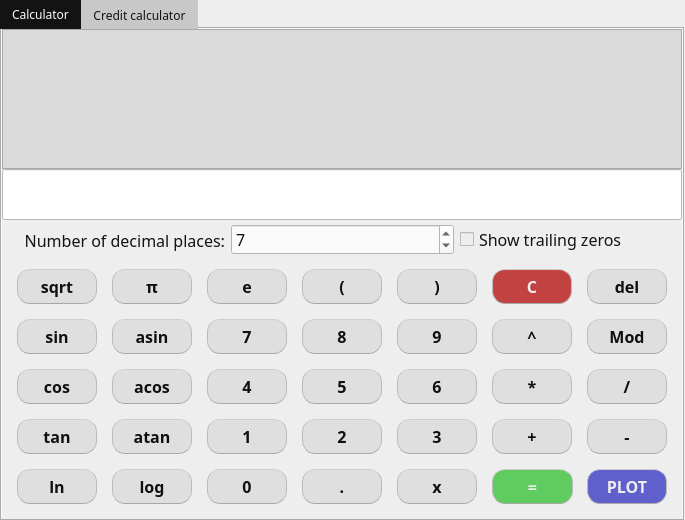
<?xml version="1.0" encoding="UTF-8"?>
<ui version="4.0">
  <class>MainWindow</class>
  <widget class="QMainWindow" name="MainWindow">
    <property name="geometry">
      <rect>
        <x>0</x>
        <y>0</y>
        <width>685</width>
        <height>520</height>
      </rect>
    </property>
    <property name="minimumSize">
      <size>
        <width>685</width>
        <height>520</height>
      </size>
    </property>
    <property name="maximumSize">
      <size>
        <width>685</width>
        <height>520</height>
      </size>
    </property>
    <property name="windowTitle">
      <string>s21_Smart_Calculator_v2.0</string>
    </property>
    <property name="styleSheet">
      <string notr="true">QWidget{
  background: #eeeeee;
  color: #131313;
}

QLineEdit{
  background: #ffffff;
  color: #131313;
}

QDoubleSpinBox{
  background: #ffffff;
  color: #131313;
}

QLabel{
  color: #131313;
}

QCheckBox{
  color: #131313;
}

QSpinBox{
  background: #fafafa;
  color: #131313;
}

QRadioButton{
  color: #131313;
}


QTextEdit{
  background-color: #dadada;
  color: #101010;
}


      </string>
    </property>
    <widget class="QWidget" name="centralwidget">
      <property name="styleSheet">
        <string notr="true"/>
      </property>
      <widget class="QTabWidget" name="tabWidget">
        <property name="geometry">
          <rect>
            <x>0</x>
            <y>0</y>
            <width>684</width>
            <height>521</height>
          </rect>
        </property>
        <property name="font">
          <font>
            <family>JetBrains Mono NL</family>
          </font>
        </property>
        <property name="styleSheet">
          <string notr="true">QTabBar::tab{
  color: #131313;
  background: #c8c8c8;
}

QTabBar::tab:selected{
  color: #fbfbfb;
  background: #131313;
}


          </string>
        </property>
        <property name="tabPosition">
          <enum>QTabWidget::North</enum>
        </property>
        <property name="tabShape">
          <enum>QTabWidget::Rounded</enum>
        </property>
        <property name="currentIndex">
          <number>0</number>
        </property>
        <widget class="QWidget" name="tab_calc">
          <property name="styleSheet">
            <string notr="true">QPushButton{
  margin: 0 0 5px;
  padding: 0 12px;
  font-size: 16px;
  font-weight: bold;
  color: #101010;
  background: #dfdfdf;
  border-width: 1px 1px 1px;
  border-style: solid;
  border-color:   #cecece #bababa #a8a8a8;
  border-radius: 13px 13px 12px 12px;
}

QPushButton::hover{
  background: #d5d5d5;
  border-top-color: #c9c9c9;
}

QPushButton::pressed{
  vertical-align: -5px;
  background: #c2c2c2;
  margin-bottom: 0;
  padding: 1px 13px 0;
  border-width: 0;
  border-radius: 15px;
}</string>
          </property>
          <attribute name="title">
            <string>Calculator</string>
          </attribute>
          <widget class="QTextEdit" name="second_display">
            <property name="geometry">
              <rect>
                <x>0</x>
                <y>0</y>
                <width>680</width>
                <height>140</height>
              </rect>
            </property>
            <property name="maximumSize">
              <size>
                <width>680</width>
                <height>140</height>
              </size>
            </property>
            <property name="font">
              <font>
                <family>JetBrains Mono NL</family>
                <pointsize>14</pointsize>
                <kerning>false</kerning>
              </font>
            </property>
            <property name="layoutDirection">
              <enum>Qt::LeftToRight</enum>
            </property>
            <property name="styleSheet">
              <string notr="true"/>
            </property>
            <property name="verticalScrollBarPolicy">
              <enum>Qt::ScrollBarAsNeeded</enum>
            </property>
            <property name="readOnly">
              <bool>true</bool>
            </property>
            <property name="html">
              <string>&lt;!DOCTYPE HTML PUBLIC &quot;-//W3C//DTD HTML 4.0//EN&quot; &quot;http://www.w3.org/TR/REC-html40/strict.dtd&quot;&gt;
&lt;html&gt;&lt;head&gt;&lt;meta name=&quot;qrichtext&quot; content=&quot;1&quot; /&gt;&lt;meta charset=&quot;utf-8&quot; /&gt;&lt;style type=&quot;text/css&quot;&gt;
p, li { white-space: pre-wrap; }
&lt;/style&gt;&lt;/head&gt;&lt;body style=&quot; font-family:'JetBrains Mono NL'; font-size:14pt; font-weight:400; font-style:normal;&quot;&gt;
&lt;p style=&quot;-qt-paragraph-type:empty; margin-top:0px; margin-bottom:0px; margin-left:0px; margin-right:0px; -qt-block-indent:0; text-indent:0px;&quot;&gt;&lt;br /&gt;&lt;/p&gt;&lt;/body&gt;&lt;/html&gt;</string>
            </property>
          </widget>
          <widget class="QPushButton" name="pushButton_sqrt">
            <property name="geometry">
              <rect>
                <x>15</x>
                <y>240</y>
                <width>80</width>
                <height>40</height>
              </rect>
            </property>
            <property name="font">
              <font>
                <family>JetBrains Mono NL</family>
                <pointsize>-1</pointsize>
                <bold>true</bold>
              </font>
            </property>
            <property name="toolTip">
              <string>&quot;Q&quot;</string>
            </property>
            <property name="text">
              <string>sqrt</string>
            </property>
            <property name="shortcut">
              <string>Q</string>
            </property>
          </widget>
          <widget class="QPushButton" name="pushButton_pi">
            <property name="geometry">
              <rect>
                <x>110</x>
                <y>240</y>
                <width>80</width>
                <height>40</height>
              </rect>
            </property>
            <property name="font">
              <font>
                <family>JetBrains Mono NL</family>
                <pointsize>-1</pointsize>
                <bold>true</bold>
              </font>
            </property>
            <property name="toolTip">
              <string>&quot;P&quot;</string>
            </property>
            <property name="text">
              <string>π</string>
            </property>
            <property name="shortcut">
              <string>P</string>
            </property>
          </widget>
          <widget class="QPushButton" name="pushButton_left_bracket">
            <property name="geometry">
              <rect>
                <x>300</x>
                <y>240</y>
                <width>80</width>
                <height>40</height>
              </rect>
            </property>
            <property name="font">
              <font>
                <family>JetBrains Mono NL</family>
                <pointsize>-1</pointsize>
                <bold>true</bold>
              </font>
            </property>
            <property name="toolTip">
              <string>&quot;(&quot;</string>
            </property>
            <property name="text">
              <string>(</string>
            </property>
            <property name="shortcut">
              <string>(</string>
            </property>
          </widget>
          <widget class="QPushButton" name="pushButton_e">
            <property name="geometry">
              <rect>
                <x>205</x>
                <y>240</y>
                <width>80</width>
                <height>40</height>
              </rect>
            </property>
            <property name="font">
              <font>
                <family>JetBrains Mono NL</family>
                <pointsize>-1</pointsize>
                <bold>true</bold>
              </font>
            </property>
            <property name="toolTip">
              <string>&quot;E&quot;</string>
            </property>
            <property name="styleSheet">
              <string notr="true"/>
            </property>
            <property name="text">
              <string>e</string>
            </property>
            <property name="shortcut">
              <string>E</string>
            </property>
          </widget>
          <widget class="QPushButton" name="pushButton_clear">
            <property name="geometry">
              <rect>
                <x>490</x>
                <y>240</y>
                <width>80</width>
                <height>40</height>
              </rect>
            </property>
            <property name="font">
              <font>
                <family>JetBrains Mono NL</family>
                <pointsize>-1</pointsize>
                <bold>true</bold>
              </font>
            </property>
            <property name="toolTip">
              <string>Delete</string>
            </property>
            <property name="styleSheet">
              <string notr="true">QPushButton
{
  margin: 0 0 5px;
  padding: 0 12px;
  font-size: 16px;
  font-weight: bold;
  color: #eeeeee;
  background: #c24242;
  border-width: 1px 1px 1px;
  border-style: solid;
  border-color:   #cecece #bababa #a8a8a8;
  border-radius: 13px 13px 12px 12px;
}

QPushButton::hover
{
  background: #cc6060;
  border-top-color: #c9c9c9;
}

QPushButton::pressed
{
  vertical-align: -5px;
  background: #993131;
  margin-bottom: 0;
  padding: 1px 13px 0;
  border-width: 0;
  border-radius: 15px;
}</string>
            </property>
            <property name="text">
              <string>C</string>
            </property>
            <property name="shortcut">
              <string>Del</string>
            </property>
          </widget>
          <widget class="QPushButton" name="pushButton_right_bracket">
            <property name="geometry">
              <rect>
                <x>395</x>
                <y>240</y>
                <width>80</width>
                <height>40</height>
              </rect>
            </property>
            <property name="font">
              <font>
                <family>JetBrains Mono NL</family>
                <pointsize>-1</pointsize>
                <bold>true</bold>
              </font>
            </property>
            <property name="toolTip">
              <string>&quot;)&quot;</string>
            </property>
            <property name="text">
              <string>)</string>
            </property>
            <property name="shortcut">
              <string>)</string>
            </property>
          </widget>
          <widget class="QPushButton" name="pushButton_del">
            <property name="geometry">
              <rect>
                <x>585</x>
                <y>240</y>
                <width>80</width>
                <height>40</height>
              </rect>
            </property>
            <property name="font">
              <font>
                <family>JetBrains Mono NL</family>
                <pointsize>-1</pointsize>
                <bold>true</bold>
              </font>
            </property>
            <property name="toolTip">
              <string>Backspace</string>
            </property>
            <property name="text">
              <string>del</string>
            </property>
            <property name="icon">
              <iconset theme="Backspace">
                <normaloff>.</normaloff>.
              </iconset>
            </property>
            <property name="shortcut">
              <string>Backspace</string>
            </property>
          </widget>
          <widget class="QPushButton" name="pushButton_power">
            <property name="geometry">
              <rect>
                <x>490</x>
                <y>290</y>
                <width>80</width>
                <height>40</height>
              </rect>
            </property>
            <property name="font">
              <font>
                <family>JetBrains Mono NL</family>
                <pointsize>-1</pointsize>
                <bold>true</bold>
              </font>
            </property>
            <property name="text">
              <string>^</string>
            </property>
            <property name="shortcut">
              <string>^</string>
            </property>
          </widget>
          <widget class="QPushButton" name="pushButton_asin">
            <property name="geometry">
              <rect>
                <x>110</x>
                <y>290</y>
                <width>80</width>
                <height>40</height>
              </rect>
            </property>
            <property name="font">
              <font>
                <family>JetBrains Mono NL</family>
                <pointsize>-1</pointsize>
                <bold>true</bold>
              </font>
            </property>
            <property name="toolTip">
              <string>&quot;I&quot;</string>
            </property>
            <property name="text">
              <string>asin</string>
            </property>
            <property name="shortcut">
              <string>I</string>
            </property>
          </widget>
          <widget class="QPushButton" name="pushButton_mod">
            <property name="geometry">
              <rect>
                <x>585</x>
                <y>290</y>
                <width>80</width>
                <height>40</height>
              </rect>
            </property>
            <property name="font">
              <font>
                <family>JetBrains Mono NL</family>
                <pointsize>-1</pointsize>
                <bold>true</bold>
              </font>
            </property>
            <property name="toolTip">
              <string>&quot;M&quot;</string>
            </property>
            <property name="text">
              <string>Mod</string>
            </property>
            <property name="shortcut">
              <string>M</string>
            </property>
          </widget>
          <widget class="QPushButton" name="pushButton_7">
            <property name="geometry">
              <rect>
                <x>205</x>
                <y>290</y>
                <width>80</width>
                <height>40</height>
              </rect>
            </property>
            <property name="font">
              <font>
                <family>JetBrains Mono NL</family>
                <pointsize>-1</pointsize>
                <bold>true</bold>
              </font>
            </property>
            <property name="text">
              <string>7</string>
            </property>
            <property name="shortcut">
              <string>7</string>
            </property>
          </widget>
          <widget class="QPushButton" name="pushButton_9">
            <property name="geometry">
              <rect>
                <x>395</x>
                <y>290</y>
                <width>80</width>
                <height>40</height>
              </rect>
            </property>
            <property name="font">
              <font>
                <family>JetBrains Mono NL</family>
                <pointsize>-1</pointsize>
                <bold>true</bold>
              </font>
            </property>
            <property name="text">
              <string>9</string>
            </property>
            <property name="shortcut">
              <string>9</string>
            </property>
          </widget>
          <widget class="QPushButton" name="pushButton_sin">
            <property name="geometry">
              <rect>
                <x>15</x>
                <y>290</y>
                <width>80</width>
                <height>40</height>
              </rect>
            </property>
            <property name="font">
              <font>
                <family>JetBrains Mono NL</family>
                <pointsize>-1</pointsize>
                <bold>true</bold>
              </font>
            </property>
            <property name="toolTip">
              <string>&quot;S&quot;</string>
            </property>
            <property name="text">
              <string>sin</string>
            </property>
            <property name="shortcut">
              <string>S</string>
            </property>
          </widget>
          <widget class="QPushButton" name="pushButton_8">
            <property name="geometry">
              <rect>
                <x>300</x>
                <y>290</y>
                <width>80</width>
                <height>40</height>
              </rect>
            </property>
            <property name="font">
              <font>
                <family>JetBrains Mono NL</family>
                <pointsize>-1</pointsize>
                <bold>true</bold>
              </font>
            </property>
            <property name="text">
              <string>8</string>
            </property>
            <property name="shortcut">
              <string>8</string>
            </property>
          </widget>
          <widget class="QPushButton" name="pushButton_mul">
            <property name="geometry">
              <rect>
                <x>490</x>
                <y>340</y>
                <width>80</width>
                <height>40</height>
              </rect>
            </property>
            <property name="font">
              <font>
                <family>JetBrains Mono NL</family>
                <pointsize>-1</pointsize>
                <bold>true</bold>
              </font>
            </property>
            <property name="text">
              <string>*</string>
            </property>
            <property name="shortcut">
              <string>*</string>
            </property>
          </widget>
          <widget class="QPushButton" name="pushButton_acos">
            <property name="geometry">
              <rect>
                <x>110</x>
                <y>340</y>
                <width>80</width>
                <height>40</height>
              </rect>
            </property>
            <property name="font">
              <font>
                <family>JetBrains Mono NL</family>
                <pointsize>-1</pointsize>
                <bold>true</bold>
              </font>
            </property>
            <property name="toolTip">
              <string>&quot;O&quot;</string>
            </property>
            <property name="text">
              <string>acos</string>
            </property>
            <property name="shortcut">
              <string>O</string>
            </property>
          </widget>
          <widget class="QPushButton" name="pushButton_div">
            <property name="geometry">
              <rect>
                <x>585</x>
                <y>340</y>
                <width>80</width>
                <height>40</height>
              </rect>
            </property>
            <property name="font">
              <font>
                <family>JetBrains Mono NL</family>
                <pointsize>-1</pointsize>
                <bold>true</bold>
              </font>
            </property>
            <property name="text">
              <string>/</string>
            </property>
            <property name="shortcut">
              <string>/</string>
            </property>
          </widget>
          <widget class="QPushButton" name="pushButton_4">
            <property name="geometry">
              <rect>
                <x>205</x>
                <y>340</y>
                <width>80</width>
                <height>40</height>
              </rect>
            </property>
            <property name="font">
              <font>
                <family>JetBrains Mono NL</family>
                <pointsize>-1</pointsize>
                <bold>true</bold>
              </font>
            </property>
            <property name="text">
              <string>4</string>
            </property>
            <property name="shortcut">
              <string>4</string>
            </property>
          </widget>
          <widget class="QPushButton" name="pushButton_6">
            <property name="geometry">
              <rect>
                <x>395</x>
                <y>340</y>
                <width>80</width>
                <height>40</height>
              </rect>
            </property>
            <property name="font">
              <font>
                <family>JetBrains Mono NL</family>
                <pointsize>-1</pointsize>
                <bold>true</bold>
              </font>
            </property>
            <property name="text">
              <string>6</string>
            </property>
            <property name="shortcut">
              <string>6</string>
            </property>
          </widget>
          <widget class="QPushButton" name="pushButton_cos">
            <property name="geometry">
              <rect>
                <x>15</x>
                <y>340</y>
                <width>80</width>
                <height>40</height>
              </rect>
            </property>
            <property name="font">
              <font>
                <family>JetBrains Mono NL</family>
                <pointsize>-1</pointsize>
                <bold>true</bold>
              </font>
            </property>
            <property name="toolTip">
              <string>&quot;C&quot;</string>
            </property>
            <property name="text">
              <string>cos</string>
            </property>
            <property name="shortcut">
              <string>C</string>
            </property>
          </widget>
          <widget class="QPushButton" name="pushButton_5">
            <property name="geometry">
              <rect>
                <x>300</x>
                <y>340</y>
                <width>80</width>
                <height>40</height>
              </rect>
            </property>
            <property name="font">
              <font>
                <family>JetBrains Mono NL</family>
                <pointsize>-1</pointsize>
                <bold>true</bold>
              </font>
            </property>
            <property name="text">
              <string>5</string>
            </property>
            <property name="shortcut">
              <string>5</string>
            </property>
          </widget>
          <widget class="QPushButton" name="pushButton_sum">
            <property name="geometry">
              <rect>
                <x>490</x>
                <y>390</y>
                <width>80</width>
                <height>40</height>
              </rect>
            </property>
            <property name="font">
              <font>
                <family>JetBrains Mono NL</family>
                <pointsize>-1</pointsize>
                <bold>true</bold>
              </font>
            </property>
            <property name="text">
              <string>+</string>
            </property>
            <property name="shortcut">
              <string>+</string>
            </property>
          </widget>
          <widget class="QPushButton" name="pushButton_atan">
            <property name="geometry">
              <rect>
                <x>110</x>
                <y>390</y>
                <width>80</width>
                <height>40</height>
              </rect>
            </property>
            <property name="font">
              <font>
                <family>JetBrains Mono NL</family>
                <pointsize>-1</pointsize>
                <bold>true</bold>
              </font>
            </property>
            <property name="toolTip">
              <string>&quot;A&quot;</string>
            </property>
            <property name="text">
              <string>atan</string>
            </property>
            <property name="shortcut">
              <string>A</string>
            </property>
          </widget>
          <widget class="QPushButton" name="pushButton_dif">
            <property name="geometry">
              <rect>
                <x>585</x>
                <y>390</y>
                <width>80</width>
                <height>40</height>
              </rect>
            </property>
            <property name="font">
              <font>
                <family>JetBrains Mono NL</family>
                <pointsize>-1</pointsize>
                <bold>true</bold>
              </font>
            </property>
            <property name="text">
              <string>-</string>
            </property>
            <property name="shortcut">
              <string>-</string>
            </property>
          </widget>
          <widget class="QPushButton" name="pushButton_1">
            <property name="geometry">
              <rect>
                <x>205</x>
                <y>390</y>
                <width>80</width>
                <height>40</height>
              </rect>
            </property>
            <property name="font">
              <font>
                <family>JetBrains Mono NL</family>
                <pointsize>-1</pointsize>
                <bold>true</bold>
              </font>
            </property>
            <property name="text">
              <string>1</string>
            </property>
            <property name="shortcut">
              <string>1</string>
            </property>
          </widget>
          <widget class="QPushButton" name="pushButton_3">
            <property name="geometry">
              <rect>
                <x>395</x>
                <y>390</y>
                <width>80</width>
                <height>40</height>
              </rect>
            </property>
            <property name="font">
              <font>
                <family>JetBrains Mono NL</family>
                <pointsize>-1</pointsize>
                <bold>true</bold>
              </font>
            </property>
            <property name="text">
              <string>3</string>
            </property>
            <property name="shortcut">
              <string>3</string>
            </property>
          </widget>
          <widget class="QPushButton" name="pushButton_tan">
            <property name="geometry">
              <rect>
                <x>15</x>
                <y>390</y>
                <width>80</width>
                <height>40</height>
              </rect>
            </property>
            <property name="font">
              <font>
                <family>JetBrains Mono NL</family>
                <pointsize>-1</pointsize>
                <bold>true</bold>
              </font>
            </property>
            <property name="toolTip">
              <string>&quot;T&quot;</string>
            </property>
            <property name="text">
              <string>tan</string>
            </property>
            <property name="shortcut">
              <string>T</string>
            </property>
          </widget>
          <widget class="QPushButton" name="pushButton_2">
            <property name="geometry">
              <rect>
                <x>300</x>
                <y>390</y>
                <width>80</width>
                <height>40</height>
              </rect>
            </property>
            <property name="font">
              <font>
                <family>JetBrains Mono NL</family>
                <pointsize>-1</pointsize>
                <bold>true</bold>
              </font>
            </property>
            <property name="text">
              <string>2</string>
            </property>
            <property name="shortcut">
              <string>2</string>
            </property>
          </widget>
          <widget class="QPushButton" name="pushButton_equal">
            <property name="geometry">
              <rect>
                <x>490</x>
                <y>440</y>
                <width>81</width>
                <height>40</height>
              </rect>
            </property>
            <property name="font">
              <font>
                <family>JetBrains Mono NL</family>
                <pointsize>-1</pointsize>
                <bold>true</bold>
              </font>
            </property>
            <property name="styleSheet">
              <string notr="true">QPushButton
{
  margin: 0 0 5px;
  padding: 0 12px;
  font-size: 16px;
  font-weight: bold;
  color: #eeeeee;
  background: #60cc60;
  border-width: 1px 1px 1px;
  border-style: solid;
  border-color:   #cecece #bababa #a8a8a8;
  border-radius: 13px 13px 12px 12px;
}

QPushButton::hover
{
  background: #50dc50;
  border-top-color: #c9c9c9;
}

QPushButton::pressed
{
  vertical-align: -5px;
  background: #319931;
  margin-bottom: 0;
  padding: 1px 13px 0;
  border-width: 0;
  border-radius: 15px;
}</string>
            </property>
            <property name="text">
              <string>=</string>
            </property>
            <property name="shortcut">
              <string>=</string>
            </property>
          </widget>
          <widget class="QPushButton" name="pushButton_log">
            <property name="geometry">
              <rect>
                <x>110</x>
                <y>440</y>
                <width>80</width>
                <height>40</height>
              </rect>
            </property>
            <property name="font">
              <font>
                <family>JetBrains Mono NL</family>
                <pointsize>-1</pointsize>
                <bold>true</bold>
              </font>
            </property>
            <property name="toolTip">
              <string>&quot;G&quot;</string>
            </property>
            <property name="text">
              <string>log</string>
            </property>
            <property name="shortcut">
              <string>G</string>
            </property>
          </widget>
          <widget class="QPushButton" name="pushButton_0">
            <property name="geometry">
              <rect>
                <x>205</x>
                <y>440</y>
                <width>80</width>
                <height>40</height>
              </rect>
            </property>
            <property name="font">
              <font>
                <family>JetBrains Mono NL</family>
                <pointsize>-1</pointsize>
                <bold>true</bold>
              </font>
            </property>
            <property name="text">
              <string>0</string>
            </property>
            <property name="shortcut">
              <string>0</string>
            </property>
          </widget>
          <widget class="QPushButton" name="pushButton_x">
            <property name="enabled">
              <bool>true</bool>
            </property>
            <property name="geometry">
              <rect>
                <x>395</x>
                <y>440</y>
                <width>80</width>
                <height>40</height>
              </rect>
            </property>
            <property name="font">
              <font>
                <family>JetBrains Mono NL</family>
                <pointsize>-1</pointsize>
                <bold>true</bold>
              </font>
            </property>
            <property name="text">
              <string>x</string>
            </property>
            <property name="shortcut">
              <string>X</string>
            </property>
          </widget>
          <widget class="QPushButton" name="pushButton_ln">
            <property name="geometry">
              <rect>
                <x>15</x>
                <y>440</y>
                <width>80</width>
                <height>40</height>
              </rect>
            </property>
            <property name="font">
              <font>
                <family>JetBrains Mono NL</family>
                <pointsize>-1</pointsize>
                <bold>true</bold>
              </font>
            </property>
            <property name="toolTip">
              <string>&quot;L&quot;</string>
            </property>
            <property name="text">
              <string>ln</string>
            </property>
            <property name="shortcut">
              <string>L</string>
            </property>
          </widget>
          <widget class="QPushButton" name="pushButton_dot">
            <property name="geometry">
              <rect>
                <x>300</x>
                <y>440</y>
                <width>80</width>
                <height>40</height>
              </rect>
            </property>
            <property name="font">
              <font>
                <family>JetBrains Mono NL</family>
                <pointsize>-1</pointsize>
                <bold>true</bold>
              </font>
            </property>
            <property name="text">
              <string>.</string>
            </property>
            <property name="shortcut">
              <string>.</string>
            </property>
          </widget>
          <widget class="QWidget" name="layoutWidget">
            <property name="geometry">
              <rect>
                <x>0</x>
                <y>190</y>
                <width>681</width>
                <height>42</height>
              </rect>
            </property>
            <property name="font">
              <font>
                <family>JetBrains Mono NL</family>
              </font>
            </property>
            <layout class="QHBoxLayout" name="horizontalLayout">
              <item>
                <widget class="QLabel" name="label_2">
                  <property name="font">
                    <font>
                      <family>JetBrains Mono NL</family>
                      <pointsize>12</pointsize>
                    </font>
                  </property>
                  <property name="layoutDirection">
                    <enum>Qt::LeftToRight</enum>
                  </property>
                  <property name="text">
                    <string>Number of decimal places:</string>
                  </property>
                  <property name="alignment">
                    <set>Qt::AlignRight|Qt::AlignTrailing|Qt::AlignVCenter</set>
                  </property>
                </widget>
              </item>
              <item>
                <widget class="QSpinBox" name="numbers_accuracy">
                  <property name="font">
                    <font>
                      <family>JetBrains Mono NL</family>
                      <pointsize>12</pointsize>
                    </font>
                  </property>
                  <property name="maximum">
                    <number>16</number>
                  </property>
                  <property name="value">
                    <number>7</number>
                  </property>
                </widget>
              </item>
              <item>
                <widget class="QCheckBox" name="checkBox">
                  <property name="font">
                    <font>
                      <family>JetBrains Mono NL</family>
                      <pointsize>12</pointsize>
                    </font>
                  </property>
                  <property name="text">
                    <string>Show trailing zeros</string>
                  </property>
                </widget>
              </item>
            </layout>
          </widget>
          <widget class="QLineEdit" name="main_display">
            <property name="geometry">
              <rect>
                <x>0</x>
                <y>140</y>
                <width>680</width>
                <height>51</height>
              </rect>
            </property>
            <property name="font">
              <font>
                <family>JetBrains Mono NL</family>
                <pointsize>16</pointsize>
              </font>
            </property>
            <property name="styleSheet">
              <string notr="true">*[mandatoryField=&quot;true&quot;] { font: bold }</string>
            </property>
            <property name="text">
              <string/>
            </property>
            <property name="maxLength">
              <number>512</number>
            </property>
            <property name="readOnly">
              <bool>false</bool>
            </property>
            <property name="clearButtonEnabled">
              <bool>false</bool>
            </property>
          </widget>
          <widget class="QPushButton" name="pushButton_plot">
            <property name="geometry">
              <rect>
                <x>585</x>
                <y>440</y>
                <width>80</width>
                <height>40</height>
              </rect>
            </property>
            <property name="font">
              <font>
                <family>JetBrains Mono NL</family>
                <pointsize>-1</pointsize>
                <bold>true</bold>
              </font>
            </property>
            <property name="styleSheet">
              <string notr="true">QPushButton
{
  margin: 0 0 5px;
  padding: 0 12px;
  font-size: 16px;
  font-weight: bold;
  color: #eeeeee;
  background: #6060cc;
  border-width: 1px 1px 1px;
  border-style: solid;
  border-color:   #cecece #bababa #a8a8a8;
  border-radius: 13px 13px 12px 12px;
}

QPushButton::hover
{
  background: #7e7ed6;
  border-top-color: #c9c9c9;
}

QPushButton::pressed
{
  vertical-align: -5px;
  background: #313199;
  margin-bottom: 0;
  padding: 1px 13px 0;
  border-width: 0;
  border-radius: 15px;
}</string>
            </property>
            <property name="text">
              <string>PLOT</string>
            </property>
            <property name="shortcut">
              <string>Enter</string>
            </property>
          </widget>
        </widget>
        <widget class="QWidget" name="tab_credit">
          <attribute name="title">
            <string>Credit calculator</string>
          </attribute>
          <widget class="QLabel" name="label">
            <property name="geometry">
              <rect>
                <x>15</x>
                <y>10</y>
                <width>250</width>
                <height>40</height>
              </rect>
            </property>
            <property name="font">
              <font>
                <family>JetBrains Mono NL</family>
                <pointsize>16</pointsize>
              </font>
            </property>
            <property name="text">
              <string>Amount of credit:</string>
            </property>
          </widget>
          <widget class="QLabel" name="label_3">
            <property name="geometry">
              <rect>
                <x>15</x>
                <y>60</y>
                <width>250</width>
                <height>40</height>
              </rect>
            </property>
            <property name="font">
              <font>
                <family>JetBrains Mono NL</family>
                <pointsize>16</pointsize>
              </font>
            </property>
            <property name="text">
              <string>Credit term:</string>
            </property>
          </widget>
          <widget class="QLabel" name="label_4">
            <property name="geometry">
              <rect>
                <x>15</x>
                <y>110</y>
                <width>250</width>
                <height>40</height>
              </rect>
            </property>
            <property name="font">
              <font>
                <family>JetBrains Mono NL</family>
                <pointsize>16</pointsize>
              </font>
            </property>
            <property name="text">
              <string>Interest rate:</string>
            </property>
          </widget>
          <widget class="QLabel" name="label_6">
            <property name="geometry">
              <rect>
                <x>15</x>
                <y>164</y>
                <width>250</width>
                <height>61</height>
              </rect>
            </property>
            <property name="font">
              <font>
                <family>JetBrains Mono NL</family>
                <pointsize>16</pointsize>
              </font>
            </property>
            <property name="text">
              <string>Type of monthly
payments:</string>
            </property>
          </widget>
          <widget class="QLineEdit" name="lineEdit_sum">
            <property name="geometry">
              <rect>
                <x>275</x>
                <y>10</y>
                <width>160</width>
                <height>40</height>
              </rect>
            </property>
            <property name="font">
              <font>
                <family>JetBrains Mono NL</family>
                <pointsize>16</pointsize>
              </font>
            </property>
          </widget>
          <widget class="QLineEdit" name="lineEdit_duration">
            <property name="geometry">
              <rect>
                <x>275</x>
                <y>60</y>
                <width>160</width>
                <height>40</height>
              </rect>
            </property>
            <property name="font">
              <font>
                <family>JetBrains Mono NL</family>
                <pointsize>16</pointsize>
              </font>
            </property>
          </widget>
          <widget class="QRadioButton" name="radioButton_Ann">
            <property name="geometry">
              <rect>
                <x>275</x>
                <y>160</y>
                <width>210</width>
                <height>40</height>
              </rect>
            </property>
            <property name="font">
              <font>
                <family>JetBrains Mono NL</family>
                <pointsize>16</pointsize>
              </font>
            </property>
            <property name="text">
              <string>Annuity</string>
            </property>
            <property name="checked">
              <bool>true</bool>
            </property>
          </widget>
          <widget class="QRadioButton" name="radioButton_Diff">
            <property name="geometry">
              <rect>
                <x>275</x>
                <y>190</y>
                <width>210</width>
                <height>40</height>
              </rect>
            </property>
            <property name="font">
              <font>
                <family>JetBrains Mono NL</family>
                <pointsize>16</pointsize>
              </font>
            </property>
            <property name="text">
              <string>Differentiated</string>
            </property>
          </widget>
          <widget class="QComboBox" name="comboBox">
            <property name="geometry">
              <rect>
                <x>445</x>
                <y>60</y>
                <width>125</width>
                <height>40</height>
              </rect>
            </property>
            <property name="font">
              <font>
                <family>JetBrains Mono NL</family>
                <pointsize>16</pointsize>
              </font>
            </property>
            <property name="layoutDirection">
              <enum>Qt::LeftToRight</enum>
            </property>
            <property name="styleSheet">
              <string notr="true">
QComboBox:on {
    padding-top: 3px;
    padding-left: 4px;
}

QComboBox {
    border: 1px solid gray;
    border-radius: 15px;
    padding: 1px 18px 1px 3px;
    min-width: 6em;
    color: #131313;
    background: #fafafa;
}

QComboBox::drop-down {
    width: 0px;

    border-radius: 15px;
}</string>
            </property>
            <item>
              <property name="text">
                <string>Years</string>
              </property>
            </item>
            <item>
              <property name="text">
                <string>Months</string>
              </property>
            </item>
          </widget>
          <widget class="QTextEdit" name="credit_output">
            <property name="geometry">
              <rect>
                <x>15</x>
                <y>274</y>
                <width>650</width>
                <height>201</height>
              </rect>
            </property>
            <property name="font">
              <font>
                <family>JetBrains Mono NL</family>
                <pointsize>16</pointsize>
              </font>
            </property>
            <property name="readOnly">
              <bool>true</bool>
            </property>
          </widget>
          <widget class="QPushButton" name="pushButton_Calc">
            <property name="geometry">
              <rect>
                <x>275</x>
                <y>230</y>
                <width>125</width>
                <height>40</height>
              </rect>
            </property>
            <property name="font">
              <font>
                <family>JetBrains Mono NL</family>
                <pointsize>-1</pointsize>
                <bold>true</bold>
              </font>
            </property>
            <property name="focusPolicy">
              <enum>Qt::ClickFocus</enum>
            </property>
            <property name="styleSheet">
              <string notr="true">QPushButton
{
  margin: 0 0 5px;
  padding: 0 12px;
  font-size: 16px;
  font-weight: bold;
  color: #eeeeee;
  background: #3498db;
  border-width: 1px 1px 1px;
  border-style: solid;
  border-color:   #cecece #bababa #a8a8a8;
  border-radius: 13px 13px 12px 12px;
}

QPushButton::hover
{
  background: #189df7;
  border-top-color: #c9c9c9;
}

QPushButton::pressed
{
  vertical-align: -5px;
  background: #2079b4;
  margin-bottom: 0;
  padding: 1px 13px 0;
  border-width: 0;
  border-radius: 15px;
}</string>
            </property>
            <property name="text">
              <string>CALCULATE</string>
            </property>
            <property name="shortcut">
              <string>Return</string>
            </property>
          </widget>
          <widget class="QDoubleSpinBox" name="doubleSpinBox_interes">
            <property name="geometry">
              <rect>
                <x>274</x>
                <y>110</y>
                <width>162</width>
                <height>41</height>
              </rect>
            </property>
            <property name="font">
              <font>
                <family>JetBrains Mono NL</family>
                <pointsize>16</pointsize>
              </font>
            </property>
            <property name="focusPolicy">
              <enum>Qt::StrongFocus</enum>
            </property>
            <property name="contextMenuPolicy">
              <enum>Qt::DefaultContextMenu</enum>
            </property>
            <property name="inputMethodHints">
              <set>Qt::ImhFormattedNumbersOnly</set>
            </property>
            <property name="frame">
              <bool>true</bool>
            </property>
            <property name="keyboardTracking">
              <bool>true</bool>
            </property>
            <property name="minimum">
              <double>0.000000000000000</double>
            </property>
            <property name="maximum">
              <double>999.990000000000009</double>
            </property>
            <property name="singleStep">
              <double>0.010000000000000</double>
            </property>
          </widget>
        </widget>
      </widget>
    </widget>
  </widget>
  <resources/>
  <connections/>
</ui>
